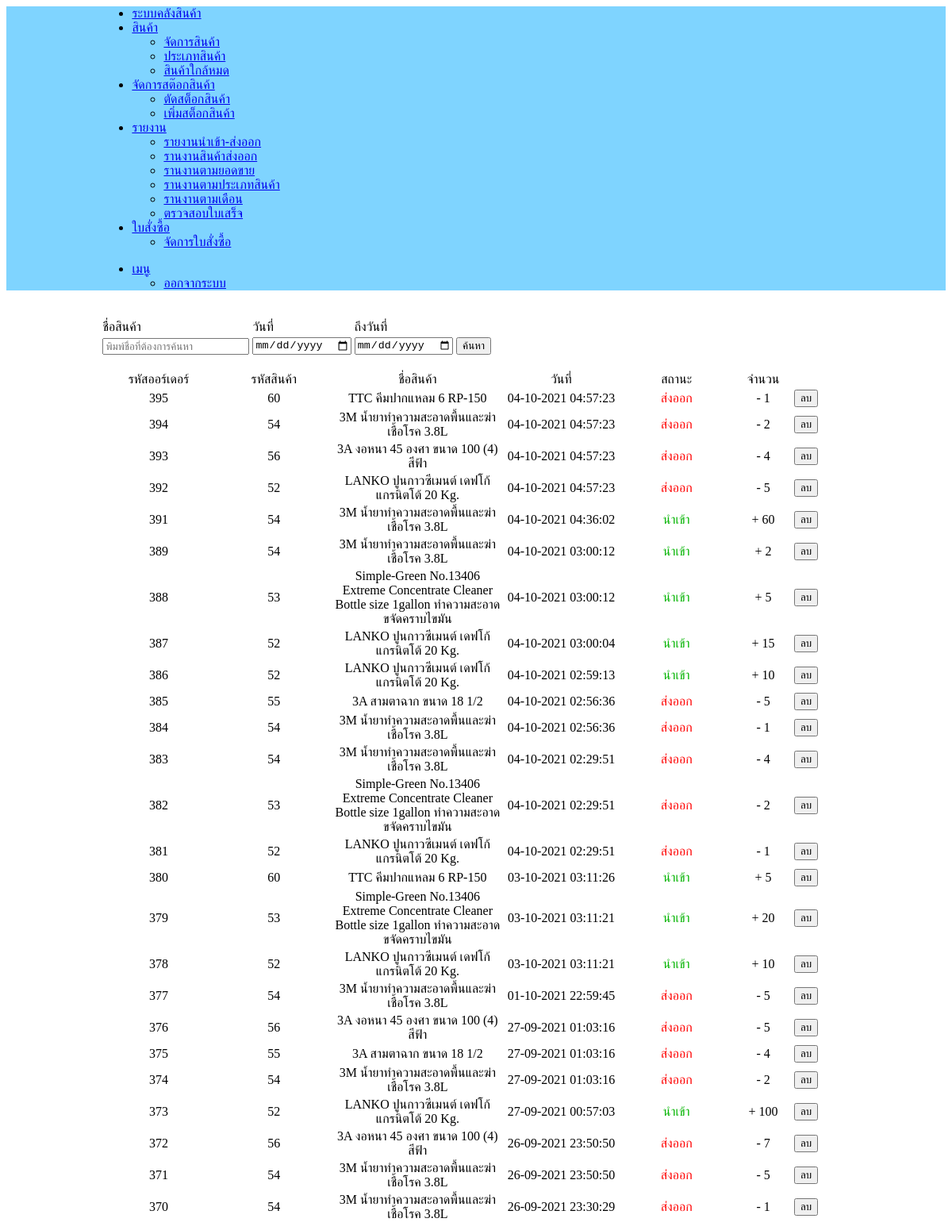
The page /FinalProject/report_history.php on the database as committed earlier.
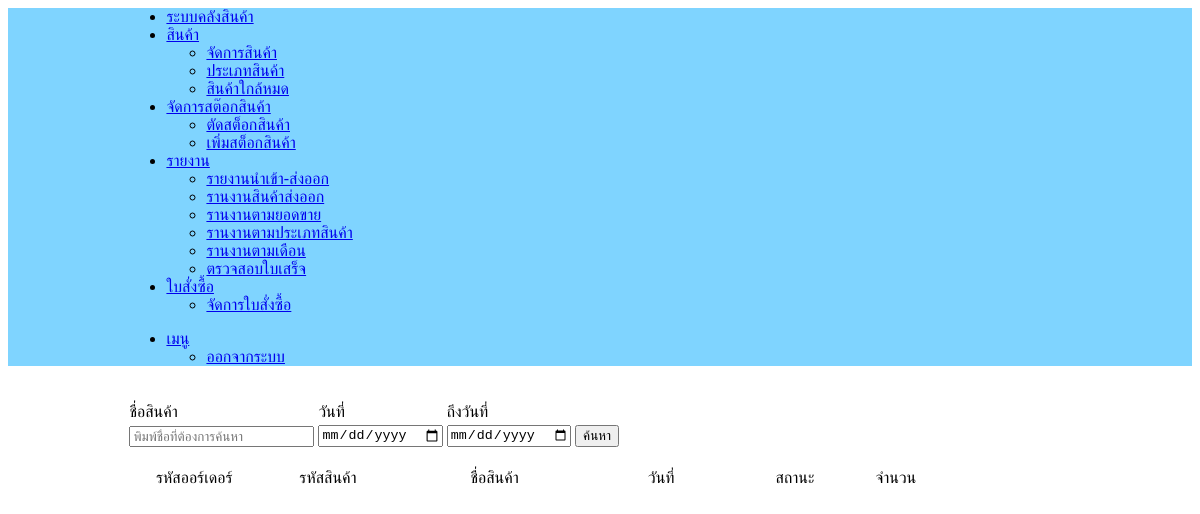
The same page on the database as committed later.
### tables this page shows
CREATE TABLE `report` (
  `reportID` int(10) NOT NULL,
  `productID` int(10) NOT NULL,
  `productName` varchar(255) NOT NULL,
  `productCategory` varchar(255) NOT NULL,
  `date` datetime NOT NULL,
  `imstatus` varchar(255) NOT NULL,
  `exportunit` int(255) NOT NULL,
  `totalunp` int(255) NOT NULL
);

### FinalProject/report_history.php (the view, shortened to what this page needs)
<html>
<head>
</head>
<body>
<?php include 'header.php'; ?>
<div class="faidpage">
<br>
<?php
$search=isset($_GET['search']) ? $_GET['search']:'';
$searchdate=isset($_GET['searchdate']) ? $_GET['searchdate']:'2020-00-00';
$searchdate2=isset($_GET['searchdate2']) ? $_GET['searchdate2']:'2022-00-00';
$data = "SELECT *  FROM report WHERE productName Like '%$search%' AND (date >= '$searchdate' and date <= '$searchdate2')  ORDER BY reportID DESC ";
$dataQuery = mysqli_query($check, $data);
?>
<div style="width:80%; margin:0px auto;">
<div class ="nav justify-content-end">
<form class="d-flex" method="get" id="form" enctype="multipart/form-data" action="" >
<div class="col-auto me-3">
      <table>
      <tr><td>ชื่อสินค้า</td><td>วันที่</td><td>ถึงวันที่</td></tr>
      <tr>
      <td><input class="form-control"  placeholder="พิมพ์ชื่อที่ต้องการค้นหา" type="text" name="search" value=""></td>
      <td><input class="form-control"  placeholder="" type="date" name="searchdate" value=""></td>
      <td><input class="form-control"  placeholder="" type="date" name="searchdate2" value=""></td>
      <td><input class="btn btn-success" type="submit" value="ค้นหา"></td>
</tr>
</table>
</div>
</form>
</div>
<table class="table table-striped">
<tr>
<td  align="center" width="10%">รหัสออร์เดอร์</td>
<td  align="center" width="10%">รหัสสินค้า</td>
<td  align="center" width="15%">ชื่อสินค้า</td>
<td  align="center" width="10%">วันที่</td>
<td  align="center" width="10%">สถานะ</td>
<td  align="center" width="5%">จำนวน</td>
<td width="5%"></td>
</tr>
<?php
while ($dataResult = mysqli_fetch_assoc($dataQuery)) {
?>
<tr>
<form name="form" method="post" action="rp_his_del_pc.php?Action=Save">
<td align="center">
<?php echo $dataResult["reportID"]; ?>
</td>
<td align="center">
<?php echo $dataResult["productID"]; ?>
</td>
<td align="center"><?php echo $dataResult["productName"]; ?></td>
<td align="center">
<?php
$newdate =  date('d-m-Y H:i:s', strtotime($dataResult['date']));
echo $newdate; ?></td>
<td align="center">
<?php
$testtext = $dataResult['imstatus'];
if ($testtext == "นำเข้า"){
      echo  '<text style="color:#03B400;"> นำเข้า </text> ';
}else{
      echo '<text style="color:RED;"> ส่งออก </text> ';
}
 ?></td>
<td align="center">
<?php
$testtext = $dataResult['imstatus'];
if ($testtext == "นำเข้า"){
      echo '+ ' ;
      echo  $dataResult["exportunit"];
}else{
      echo '- ' ;
      echo  $dataResult["exportunit"];
}
 ?>
 </td>
 <td>
<button type="submit" class="btn btn-outline-danger">ลบ</button>
 </td>
</form>
</tr>
<?php
  }
?>
</table>
</div>
</div>
</body>
</html>

Rows that differ between the two databases and show on the page:
removed report: reportID "395", productID "60", productName "TTC คีมปากแหลม 6 RP-150", date "04-10-2021 04:57:23", imstatus "ส่งออก", exportunit "1"
removed report: reportID "394", productID "54", productName "3M น้ำยาทำความสะอาดพื้นและฆ่าเชื้อโรค 3.8L", date "04-10-2021 04:57:23", imstatus "ส่งออก", exportunit "2"
removed report: reportID "393", productID "56", productName "3A งอหนา 45 องศา ขนาด 100 (4) สีฟ้า", date "04-10-2021 04:57:23", imstatus "ส่งออก", exportunit "4"
removed report: reportID "392", productID "52", productName "LANKO ปูนกาวซีเมนต์ เดฟโก้ แกรนิตโต้ 20 Kg.", date "04-10-2021 04:57:23", imstatus "ส่งออก", exportunit "5"
removed report: reportID "391", productID "54", productName "3M น้ำยาทำความสะอาดพื้นและฆ่าเชื้อโรค 3.8L", date "04-10-2021 04:36:02", imstatus "นำเข้า", exportunit "60"
removed report: reportID "389", productID "54", productName "3M น้ำยาทำความสะอาดพื้นและฆ่าเชื้อโรค 3.8L", date "04-10-2021 03:00:12", imstatus "นำเข้า", exportunit "2"
removed report: reportID "388", productID "53", productName "Simple-Green No.13406 Extreme Concentrate Cleaner Bottle size 1gallon ทำความสะอาดขจัดคราบไขมัน", date "04-10-2021 03:00:12", imstatus "นำเข้า", exportunit "5"
removed report: reportID "387", productID "52", productName "LANKO ปูนกาวซีเมนต์ เดฟโก้ แกรนิตโต้ 20 Kg.", date "04-10-2021 03:00:04", imstatus "นำเข้า", exportunit "15"
removed report: reportID "386", productID "52", productName "LANKO ปูนกาวซีเมนต์ เดฟโก้ แกรนิตโต้ 20 Kg.", date "04-10-2021 02:59:13", imstatus "นำเข้า", exportunit "10"
removed report: reportID "385", productID "55", productName "3A สามตาฉาก ขนาด 18 1/2", date "04-10-2021 02:56:36", imstatus "ส่งออก", exportunit "5"
removed report: reportID "384", productID "54", productName "3M น้ำยาทำความสะอาดพื้นและฆ่าเชื้อโรค 3.8L", date "04-10-2021 02:56:36", imstatus "ส่งออก", exportunit "1"
removed report: reportID "383", productID "54", productName "3M น้ำยาทำความสะอาดพื้นและฆ่าเชื้อโรค 3.8L", date "04-10-2021 02:29:51", imstatus "ส่งออก", exportunit "4"
removed report: reportID "382", productID "53", productName "Simple-Green No.13406 Extreme Concentrate Cleaner Bottle size 1gallon ทำความสะอาดขจัดคราบไขมัน", date "04-10-2021 02:29:51", imstatus "ส่งออก", exportunit "2"
removed report: reportID "381", productID "52", productName "LANKO ปูนกาวซีเมนต์ เดฟโก้ แกรนิตโต้ 20 Kg.", date "04-10-2021 02:29:51", imstatus "ส่งออก", exportunit "1"
removed report: reportID "380", productID "60", productName "TTC คีมปากแหลม 6 RP-150", date "03-10-2021 03:11:26", imstatus "นำเข้า", exportunit "5"
removed report: reportID "379", productID "53", productName "Simple-Green No.13406 Extreme Concentrate Cleaner Bottle size 1gallon ทำความสะอาดขจัดคราบไขมัน", date "03-10-2021 03:11:21", imstatus "นำเข้า", exportunit "20"
removed report: reportID "378", productID "52", productName "LANKO ปูนกาวซีเมนต์ เดฟโก้ แกรนิตโต้ 20 Kg.", date "03-10-2021 03:11:21", imstatus "นำเข้า", exportunit "10"
removed report: reportID "377", productID "54", productName "3M น้ำยาทำความสะอาดพื้นและฆ่าเชื้อโรค 3.8L", date "01-10-2021 22:59:45", imstatus "ส่งออก", exportunit "5"
removed report: reportID "376", productID "56", productName "3A งอหนา 45 องศา ขนาด 100 (4) สีฟ้า", date "27-09-2021 01:03:16", imstatus "ส่งออก", exportunit "5"
removed report: reportID "375", productID "55", productName "3A สามตาฉาก ขนาด 18 1/2", date "27-09-2021 01:03:16", imstatus "ส่งออก", exportunit "4"
removed report: reportID "374", productID "54", productName "3M น้ำยาทำความสะอาดพื้นและฆ่าเชื้อโรค 3.8L", date "27-09-2021 01:03:16", imstatus "ส่งออก", exportunit "2"
removed report: reportID "373", productID "52", productName "LANKO ปูนกาวซีเมนต์ เดฟโก้ แกรนิตโต้ 20 Kg.", date "27-09-2021 00:57:03", imstatus "นำเข้า", exportunit "100"
removed report: reportID "372", productID "56", productName "3A งอหนา 45 องศา ขนาด 100 (4) สีฟ้า", date "26-09-2021 23:50:50", imstatus "ส่งออก", exportunit "7"
removed report: reportID "371", productID "54", productName "3M น้ำยาทำความสะอาดพื้นและฆ่าเชื้อโรค 3.8L", date "26-09-2021 23:50:50", imstatus "ส่งออก", exportunit "5"
removed report: reportID "370", productID "54", productName "3M น้ำยาทำความสะอาดพื้นและฆ่าเชื้อโรค 3.8L", date "26-09-2021 23:30:29", imstatus "ส่งออก", exportunit "1"
